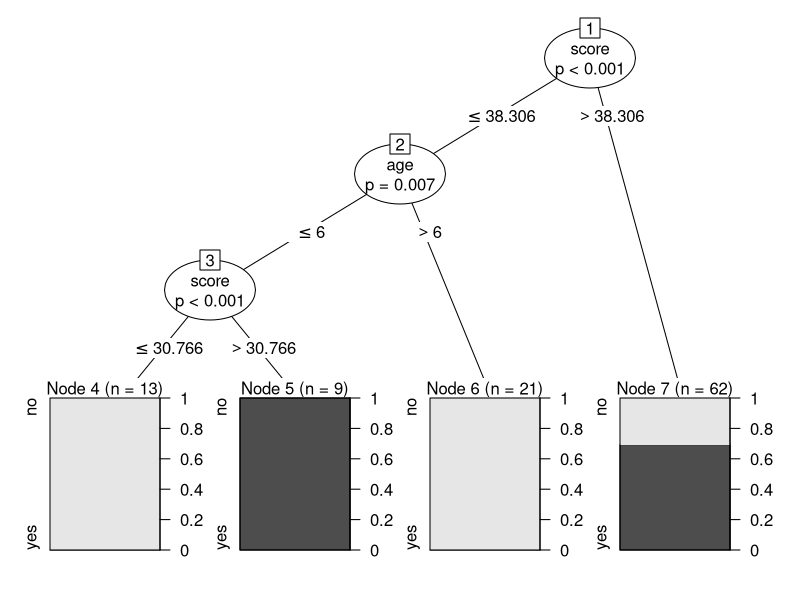
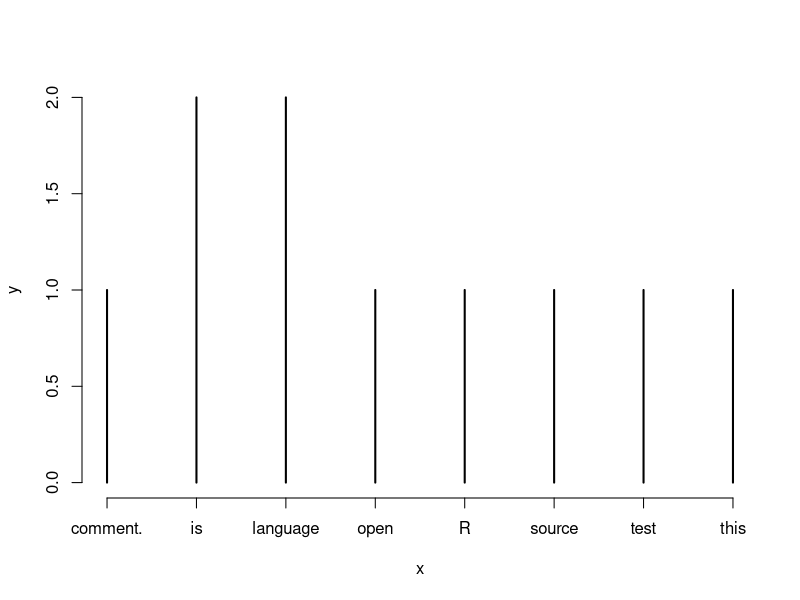

The R source for these figures, in order: (Note: this script raises an error after producing the figures.)

#install.packages("party")

library("party")

readingSkills 

str(readingSkills )


getwd()
setwd("C:\\Users\\vkumar15\\Documents\\Training\\Training\\R Language\\")

write.csv(readingSkills,"reading.csv")






##
#ctree(y~x1+x2+x2)
input.dat <- readingSkills[c(1:105),]

c(1:105)

readingSkills[4:10,1:2]
readingSkills[4:10,] #selected rows and all columns/vector



out <- ctree(nativeSpeaker~age+shoeSize+score,data=input.dat)

out

plot(out)


################## Text Classification   #####
comments <- "this is test comment. R language is open source language"

#split #break the data by space(word by word)
x = strsplit(comments," ")

y = table(x)

plot(y)

####
getwd()


#####  get freq of all data and show in bar format 
testFile[1]

table(testFile)
x = strsplit(testFile)
